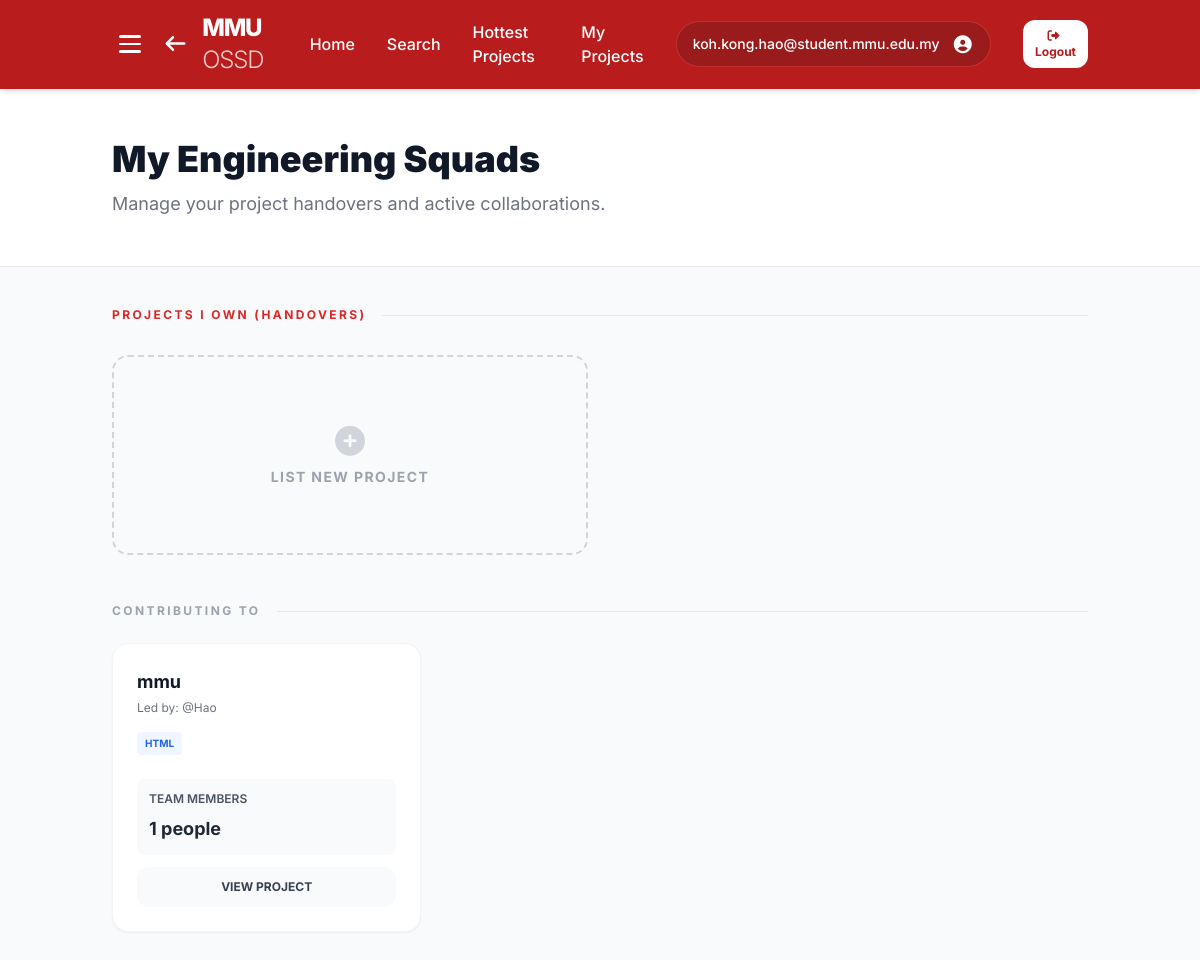
/my_projects (signed in), run on an earlier commit of the app's database.
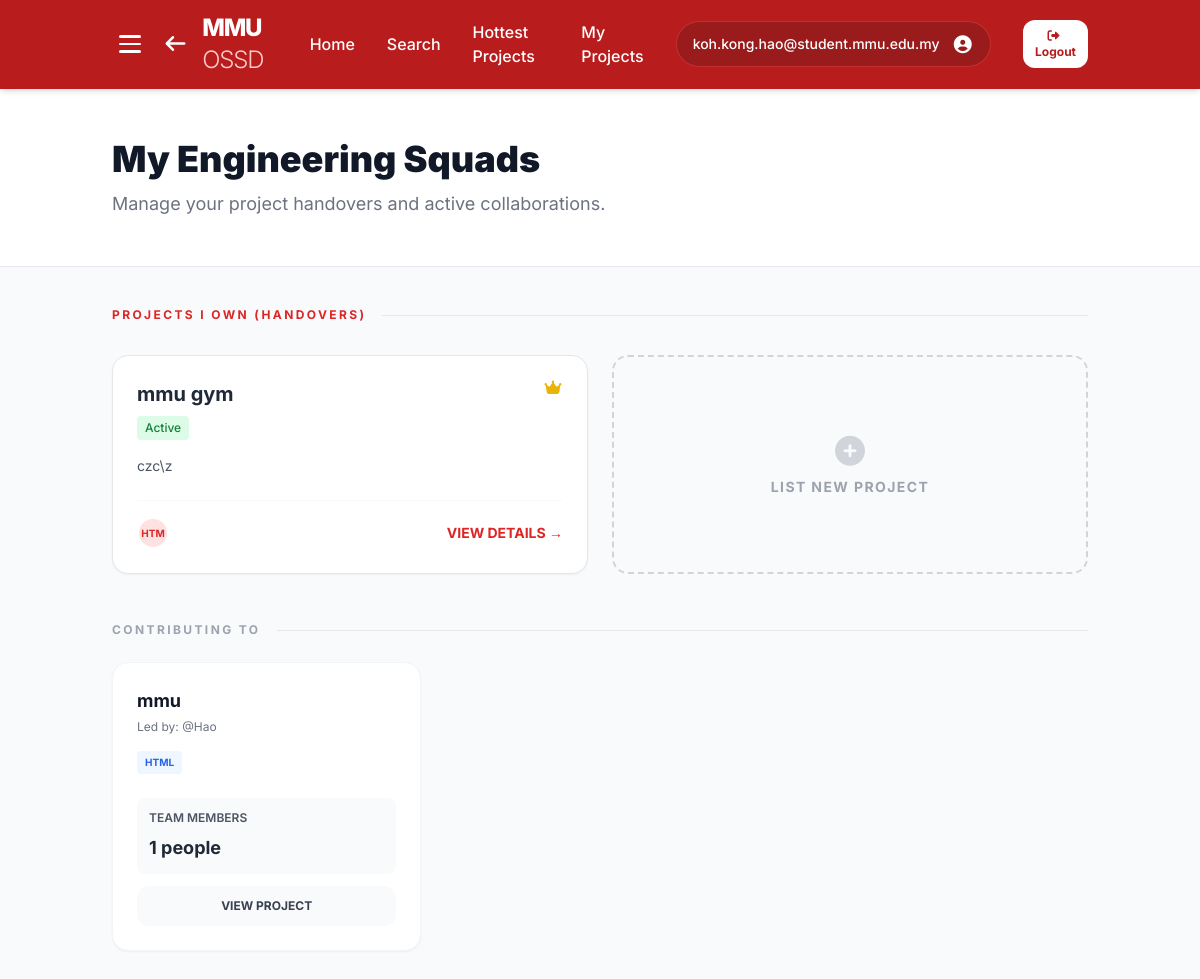
And on a later commit of the database.
### website/models.py (models this page shows)
class User(db.Model):
    __tablename__ = 'users'
    id = db.Column(db.Integer, primary_key=True, autoincrement=True)
    email = db.Column(db.String(255), unique=True, nullable=False)
    password_hash = db.Column(db.String(255))
    name = db.Column(db.String(255), nullable=False, default='MMU Student')
    is_admin = db.Column(db.Boolean, default=False, nullable=False)
    faculty = db.Column(db.String(255), nullable=False, default='Faculty of Computing & Informatics')
    bio = db.Column(db.Text, default='')
    avatar_path = db.Column(db.String(255), default='')
    interests = db.Column(db.Text, default='')  # Comma-separated project interests
    rank = db.Column(db.Integer, nullable=False, default=0)
    karma = db.Column(db.Integer, nullable=False, default=0)
    created_at = db.Column(db.DateTime, nullable=False, default=datetime.now(MYT))
    is_verified = db.Column(db.Boolean, default=False)
    is_admin = db.Column(db.Boolean, default=False)  # Admin privilege for content moderation
    otp = db.Column(db.String(6), nullable=True)
    last_seen = db.Column(db.DateTime, nullable=True)
    skills = db.relationship('Skill', backref='user', lazy=True, cascade='all, delete-orphan')
    badges = db.relationship('Badge', backref='user', lazy=True, cascade='all, delete-orphan')
    comments = db.relationship('Comment', backref='user', lazy=True, cascade='all, delete-orphan')
    projects = db.relationship('Project', backref='user', lazy=True, cascade='all, delete-orphan')
    suggestions = db.relationship('Suggestion', backref='user', lazy=True, cascade='all, delete-orphan')
    questions = db.relationship('Question', backref='author', lazy=True, cascade='all, delete-orphan')
    question_likes = db.relationship('QuestionLike', backref='user', lazy=True, cascade='all, delete-orphan')
    question_favorites = db.relationship('QuestionFavorite', backref='user', lazy=True, cascade='all, delete-orphan')
    question_comments = db.relationship('QuestionComment', backref='user', lazy=True, cascade='all, delete-orphan')
    starred_projects = db.relationship('ProjectStar', backref='user', lazy=True, cascade='all, delete-orphan')
    settings = db.relationship('UserSettings', backref='user', uselist=False, cascade='all, delete-orphan')

class Project(db.Model):
    __tablename__ = 'projects'
    id = db.Column(db.Integer, primary_key=True, autoincrement=True)
    user_id = db.Column(db.Integer, db.ForeignKey('users.id', ondelete='CASCADE'), nullable=False)
    project_name = db.Column(db.String(255), nullable=False)
    description = db.Column(db.Text, default='')
    status = db.Column(db.String(50), nullable=False, default='Active')
    repo_url = db.Column(db.String(255), default='')
    languages = db.Column(db.String(255), default='')
    roles_needed = db.Column(db.String(255), default='')
    contributors = db.Column(db.String(50), default='1')
    created_at = db.Column(db.DateTime, nullable=False, default=datetime.now(MYT))
    views = db.Column(db.Integer, default=0)
    images = db.relationship('ProjectImage', backref='project', lazy=True, cascade='all, delete-orphan')
    suggestions = db.relationship('Suggestion', backref='project', lazy=True, cascade='all, delete-orphan')
    members = db.relationship('ProjectMember', backref='project', lazy='subquery', cascade='all, delete-orphan')
    stars = db.relationship('ProjectStar', backref='project', lazy=True, cascade='all, delete-orphan')

### website/views.py (the view)
@views.route('/my_projects')
def my_projects():
    current_user = get_current_user()
    if not current_user or 'user_email' not in session:
        flash("Please login to view your projects.", "error")
        return redirect(url_for('views.login'))
    own_projects = Project.query.filter_by(user_id=current_user.id).order_by(Project.created_at.desc()).all()
    memberships = current_user.project_memberships.all()
    joined_projects = [membership.project for membership in memberships]
    current_user.last_seen = datetime.now(timezone.utc)
    db.session.commit()
    return render_template("My_Projects.html", own_projects=own_projects, joined_projects=joined_projects)

### website/views.py (called while the page is built)
def get_current_user():
    email = session.get('user_email', 'student@mmu.edu.my')
    user = User.query.filter_by(email=email).first()
    return user

### website/templates/My_Projects.html (shortened to what this page needs)
<!DOCTYPE html>
<html lang="en">
<head>
    <script src="https://cdn.tailwindcss.com"></script>
    <link href="https://cdnjs.cloudflare.com/ajax/libs/font-awesome/7.0.1/css/all.min.css" rel="stylesheet">
</head>
<body class="bg-gray-50 text-gray-900">
<nav class="bg-red-700 text-white shadow-md sticky top-0 z-50">
    <div class="container mx-auto px-6 py-3 flex items-center justify-between">
        <div class="flex items-center gap-4">
            <button id="menu-btn" class="hamburger" aria-label="Toggle menu" aria-expanded="false">
                <span class="bar"></span>
                <span class="bar"></span>
                <span class="bar"></span>
            </button>
            <a href="{{ url_for('views.home') }}" class="hover:opacity-80 transition flex items-center gap-4">
                <i class="fas fa-arrow-left text-xl"></i>
                <h1 class="text-2xl font-extrabold tracking-tighter">
                    MMU <span class="font-light text-red-200">OSSD</span>
                </h1>
            </a>
        </div>
        <div class="hidden md:flex space-x-8 items-center font-medium">
            <a href="{{ url_for('views.home') }}" class="hover:text-red-200 transition">Home</a>
            <a href="{{ url_for('views.search') }}" class="hover:text-red-200 transition">Search</a>
            <a href="{{ url_for('views.hottest_projects') }}" class="text-white transition">Hottest Projects</a>
            <a href="{{ url_for('views.my_projects') }}" class="hover:text-red-200 transition">My Projects</a>
            <a href="{{ url_for('views.profile') }}" class="bg-red-800 px-4 py-2 rounded-full flex items-center space-x-3 border border-red-500/50 cursor-pointer hover:bg-red-900 transition">
                <span id="nav-email" class="text-sm">{{ session.get('user_email', 'Guest') }}</span>
                <i class="fas fa-user-circle text-lg"></i>
            </a>
            <button id="logout-btn"
                class="bg-white text-red-700 hover:bg-red-50 text-xs font-bold px-3 py-2 rounded-xl transition">
                <i class="fas fa-sign-out-alt mr-1"></i>Logout
            </button>
        </div>
    </div>
</nav>
<header class="bg-white border-b py-12">
    <div class="container mx-auto px-6">
        <h2 class="text-4xl font-black text-gray-900 leading-tight">My Engineering Squads</h2>
        <p class="text-gray-500 mt-2 text-lg">Manage your project handovers and active collaborations.</p>
    </div>
</header>
<main class="container mx-auto px-6 py-10">
    <section class="mb-12">
        <div class="flex items-center mb-8">
            <h3 class="text-xs font-bold text-red-600 uppercase tracking-[0.2em] whitespace-nowrap">
                Projects I Own (Handovers)
            </h3>
            <div class="h-px bg-gray-200 flex-grow ml-4"></div>
        </div>
        <div class="grid grid-cols-1 md:grid-cols-2 gap-6">
            {% for project in own_projects %}
            <div class="bg-white p-6 rounded-2xl border border-gray-200 shadow-sm hover:shadow-md transition flex flex-col">
                <div class="flex justify-between items-start mb-4">
                    <div>
                        <h4 class="text-xl font-bold text-gray-800">{{ project.project_name }}</h4>
                        <span class="text-xs font-medium bg-green-100 text-green-700 px-2 py-1 rounded mt-2 inline-block">{{ project.status }}</span>
                    </div>
                    <i class="fas fa-crown text-yellow-500" title="Project Lead"></i>
                </div>
                <p class="text-gray-600 text-sm mb-6 flex-grow">{{ project.description }}</p>
                <div class="flex items-center justify-between pt-4 border-t border-gray-50 mt-auto">
                    <div class="flex -space-x-2">
                        <div class="w-8 h-8 rounded-full bg-red-100 border-2 border-white flex items-center justify-center text-[10px] font-bold text-red-600">
                            {{ project.languages.split(',')[0][:3] | upper if project.languages else 'N/A' }}
                        </div>
                    </div>
                    <a href="{{ url_for('views.project_page', project_id=project.id) }}" class="text-sm font-bold text-red-600 hover:text-red-700">
                        VIEW DETAILS →
                    </a>
                </div>
            </div>
            {% endfor %}
            <a href="{{ url_for('views.list_project') }}" class="border-2 border-dashed border-gray-300 rounded-2xl flex flex-col items-center justify-center p-6 hover:border-red-400 hover:bg-red-50 transition group min-h-[200px]">
                <i class="fas fa-plus-circle text-3xl text-gray-300 group-hover:text-red-500 mb-2"></i>
                <span class="font-bold text-gray-400 group-hover:text-red-600 text-sm uppercase tracking-widest">List New Project</span>
            </a>
        </div>
    </section>
    <section class="mt-12">
        <div class="flex items-center mb-6">
            <h3 class="text-xs font-bold text-gray-400 uppercase tracking-[0.2em]">
                Contributing To
            </h3>
            <div class="h-px bg-gray-200 flex-grow ml-4"></div>
        </div>
        <div class="grid grid-cols-1 md:grid-cols-2 lg:grid-cols-3 gap-6">
            {% if joined_projects and joined_projects|length > 0 %}
                {% for project in joined_projects %}
                <div class="bg-white p-6 rounded-2xl border border-gray-100 shadow-sm hover:shadow-md transition flex flex-col justify-between h-full">
                    <div>
                        <h4 class="text-lg font-bold text-gray-900 mb-1">{{ project.project_name }}</h4>
                        <p class="text-xs text-gray-500 mb-4">Led by: @{{ project.user.name }}</p>
                        <div class="flex flex-wrap gap-2 mb-6">
                            {% if project.languages %}
                                {% for lang in project.languages.split(',') %}
                                <span class="text-[10px] font-bold bg-blue-50 text-blue-600 px-2 py-1 rounded uppercase">
                                    {{ lang.strip() }}
                                </span>
                                {% endfor %}
                            {% else %}
                                <span class="text-[10px] font-bold bg-gray-50 text-gray-500 px-2 py-1 rounded uppercase">
                                    N/A
                                </span>
                            {% endif %}
                        </div>
                        <div class="mb-3 p-3 bg-gray-50 rounded-lg">
                            <h6 class="text-xs font-semibold text-gray-600 uppercase">Team Members</h6>
                            <div class="text-lg font-bold text-gray-800 mt-2">{{ project.members|length }} people</div>
                        </div>
                    </div>
                    <a href="{{ url_for('views.project_page', project_id=project.id) }}" class="block w-full text-center bg-gray-50 text-gray-700 hover:bg-gray-100 py-3 rounded-xl text-xs font-bold transition mt-auto">
                        VIEW PROJECT
                    </a>
                </div>
                {% endfor %}
            {% else %}
                <div class="col-span-full py-16 text-center text-gray-400 text-sm font-medium border-2 border-dashed border-gray-100 rounded-2xl bg-gray-50/50">
                    You haven't joined any other teams yet.
                </div>
            {% endif %}
        </div>
    </section>
</main>
</body>
</html>

### website/templates/My_Projects.html (style rules this page uses)
body { font-family: 'Inter', sans-serif; }
:root { --bg-primary: #ffffff; --bg-secondary: #f3f4f6; --text-primary: #111827; --text-secondary: #6b7280; --border-color: #e5e7eb; }
body { font-family: 'Inter', sans-serif; background-color: var(--bg-secondary); color: var(--text-primary); }
.hamburger { display: flex; flex-direction: column; justify-content: center; align-items: center; width: 40px; height: 40px; cursor: pointer; border: none; background: transparent; border-radius: 8px; padding: 6px; gap: 5px; transition: background 0.2s ease; position: relative; }
.hamburger .bar { display: block; width: 22px; height: 2.5px; border-radius: 99px; background: #fff; transition: transform 0.35s cubic-bezier(0.23, 1, 0.32, 1), opacity 0.25s ease, width 0.3s ease; transform-origin: center; }

What changed in the data, as far as the page shows it:
added Project: project_name "mmu gym", status "Active", description "czc\\z", languages "HTM", shown under "PROJECTS I OWN (HANDOVERS)"
